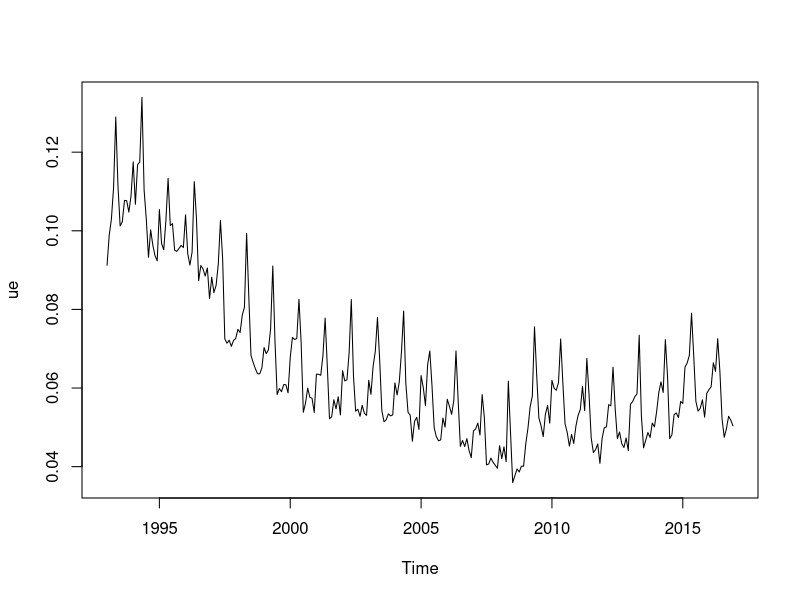
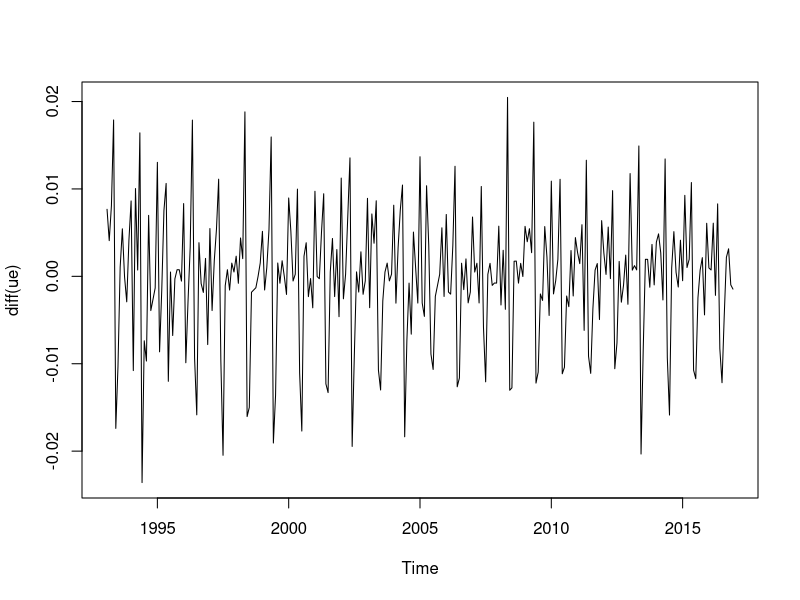
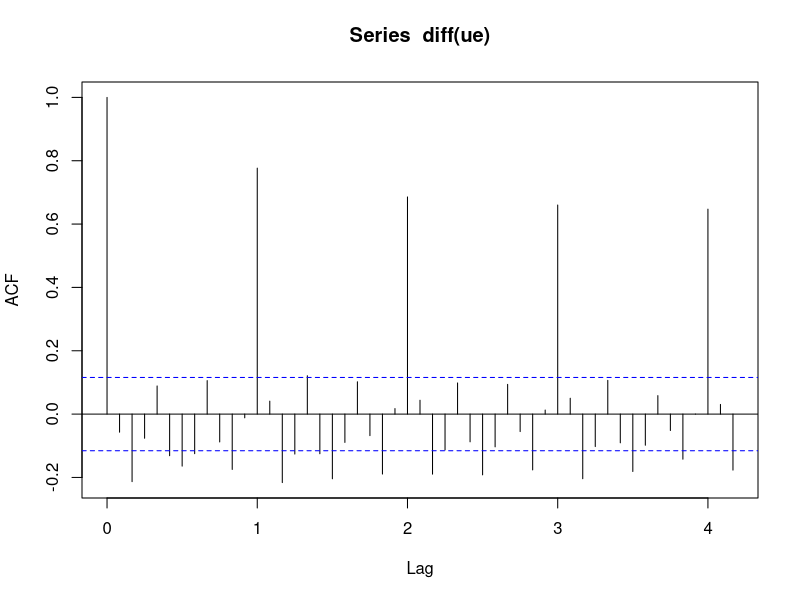
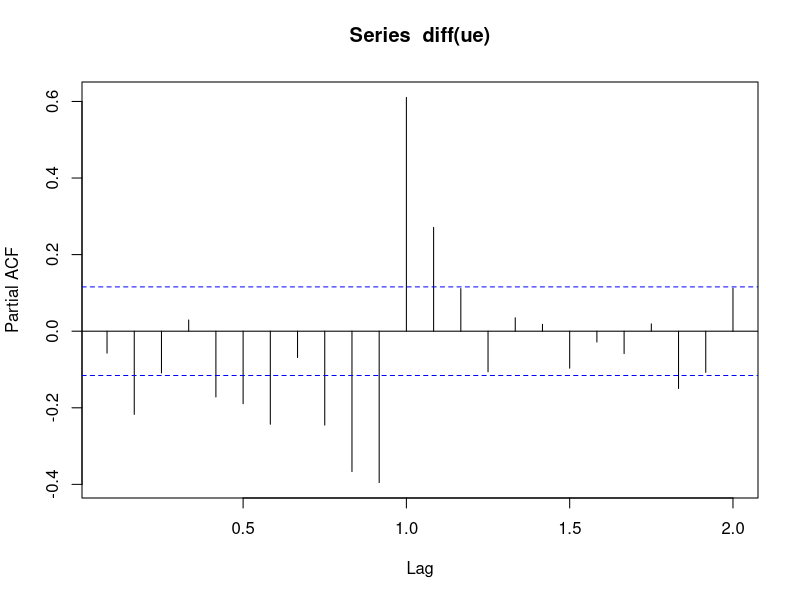
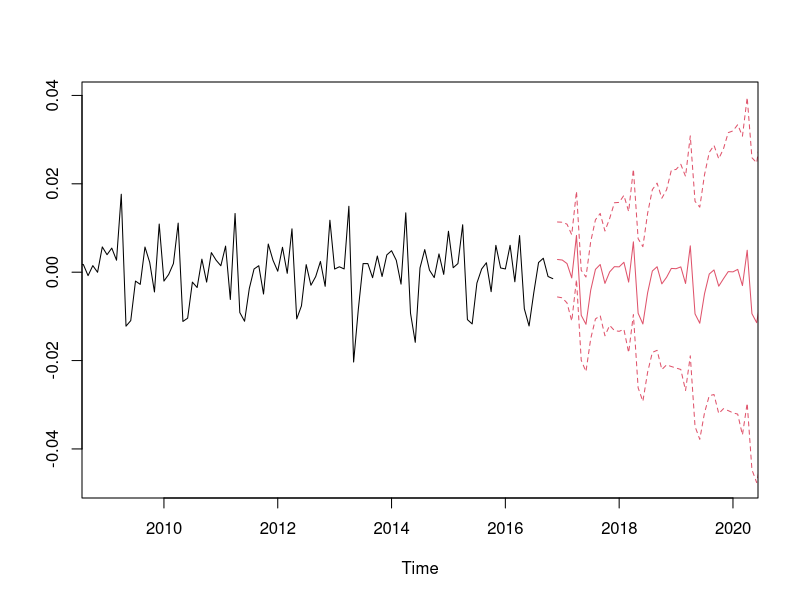

These charts were generated, in order, by the following R code: (Note: this script raises an error after producing the figures.)
#T1

#a

empl <- read.csv2("empl.csv", header=TRUE)

osuus <- empl$unempl/empl$population

ue <- ts(osuus, start=1993, frequency=12)

ts.plot(ue)

ts.plot(diff(ue))

#Ennemmin erotussarjaa voisi mallintaa stationaarisella ARMA-mallilla.

#Tutkitaan vielä autokorrelaatioita erotussarjalle

acf(diff(ue), lag.max = 50)

pacf(diff(ue))

#b

diff_ue <- ts(diff(ue), start=1993, frequency = 12)

arima_p <- function(p, P) {
  return (arima(diff_ue, order=c(p,1,0), seasonal=c(P,0,0)))
}

#P*s + p 

arima20 <- arima_p(2, 0) #2 parametria

arima21 <- arima_p(2, 1) #5 parametria

arima32 <- arima_p(3, 2) #11 parametria

n <- length(diff_ue)

#tavallinen AIC

AIC(arima20, arima21, arima32)

#korjattu AIC

AIC(arima20, k=2*n/(n-4+1))

AIC(arima21, k=2*n/(n-7+1))

AIC(arima32, k=2*n/(n-13+1))

#BIC

AIC(arima20, k=log(n))

AIC(arima21, k=log(n))

AIC(arima32, k=log(n))

#d

p <- predict(arima32, n.ahead=48)
m <- p$pred; s <- p$se
ts.plot(diff_ue, m, m+1.96*s, m-1.96*s, col=c(1,2,2,2), lty=c(1,1,2,2), 
        xlim=c(2009, 2020))

predict_plot(arima32)

#===============================================================================

#T2

funcc <- function(model) {
  par(mfrow=c(2,1))
  ts.plot(model$residuals)
  res_acf <- acf(model$residuals)
  
  n <- length(model$residuals)
  
  Q <- n*cumsum((n+2)/(n+(1:20)) * res_acf$acf**2)
  print(length(Q))
  
  p <- pchisq(Q, df=(1:20)-3)
  plot(p)
}

set.seed(12345)
x <- arima.sim(model=list(ar=c(1/2, 1/3)), 80)
fit <- arima(x, order=c(0,0,3))

funcc(fit)
